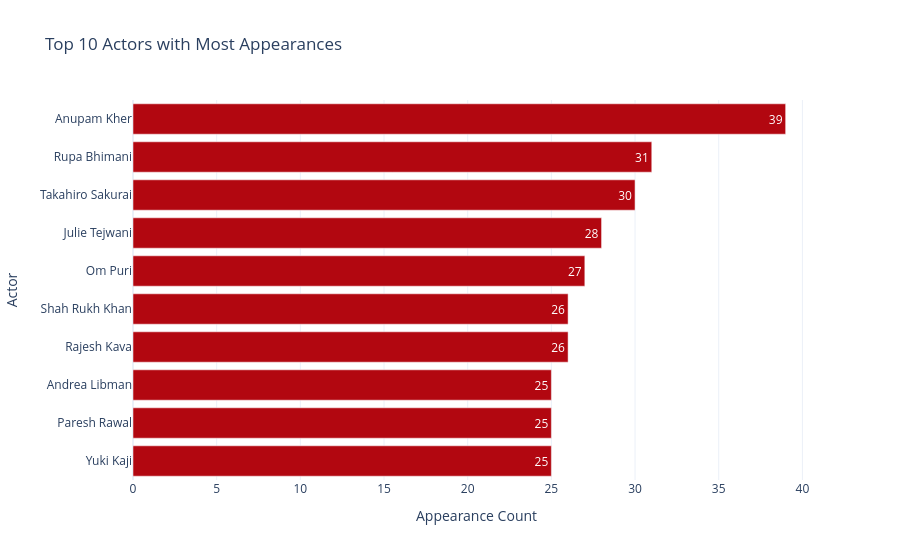

Notebook source saved alongside this figure:
### Code cell
fig_actor = px.bar(top_10_actors, x='Appearance Count', y='Actor', 
                    title='Top 10 Actors with Most Appearances', text_auto=True,
                    color_discrete_sequence=['#b20710'], template='plotly_white')
fig_actor.show()

### Figure 1 — Plotly figure (JSON) as saved in the notebook; plotly's stock layout.template omitted (floating-point values rounded to 4 significant figures)
{"data": [{"hovertemplate": "Appearance Count=%{x}<br>Actor=%{y}<extra></extra>", "legendgroup": "", "marker": {"color": "#b20710", "pattern": {"shape": ""}}, "name": "", "orientation": "h", "showlegend": false, "textposition": "auto", "texttemplate": "%{x}", "type": "bar", "x": [25, 25, 25, 26, 26, 27, 28, 30, 31, 39], "xaxis": "x", "y": [" Yuki Kaji", " Paresh Rawal", " Andrea Libman", " Rajesh Kava", "Shah Rukh Khan", " Om Puri", " Julie Tejwani", " Takahiro Sakurai", " Rupa Bhimani", " Anupam Kher"], "yaxis": "y"}], "layout": {"barmode": "relative", "legend": {"tracegroupgap": 0}, "title": {"text": "Top 10 Actors with Most Appearances"}, "xaxis": {"anchor": "y", "domain": [0, 1], "title": {"text": "Appearance Count"}}, "yaxis": {"anchor": "x", "domain": [0, 1], "title": {"text": "Actor"}}}}
